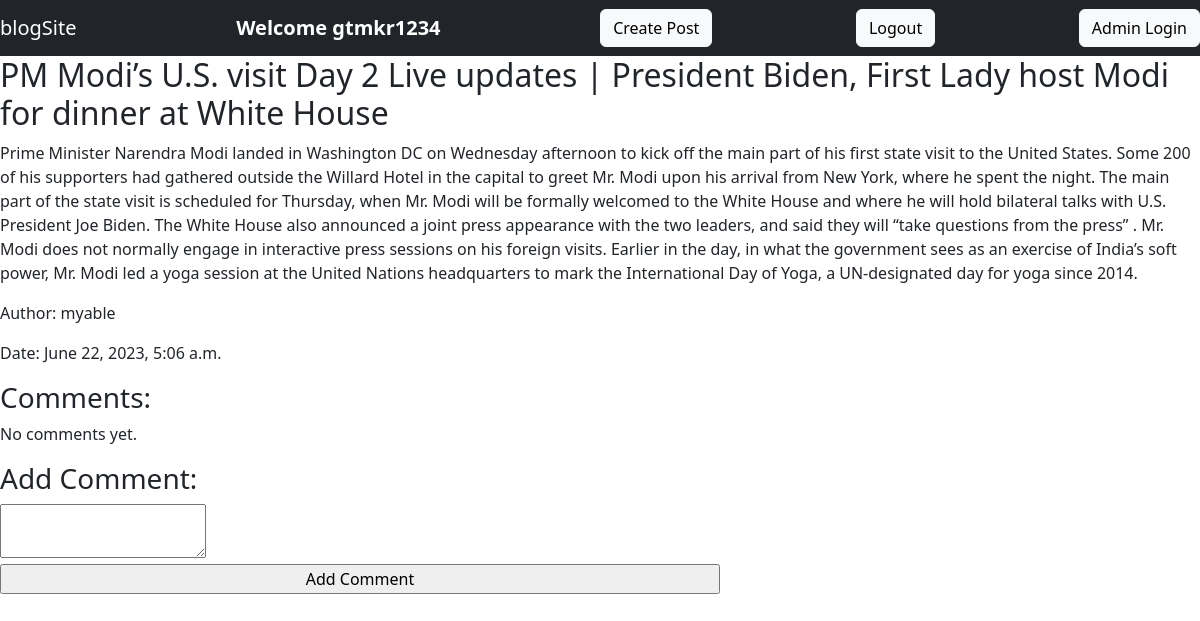
Page /blog/blog/post/15/ (signed in) on the committed database.
### blog/models.py (models this page shows, shortened)
class BlogPost(models.Model):
    title = models.CharField(max_length=200)
    content = models.TextField()
    author = models.ForeignKey(User, on_delete=models.CASCADE)
    publication_date = models.DateTimeField(auto_now_add=True)

### blog/views.py (the view)
# urls.py: path('blog/post/<int:post_id>/', views.blog_post, name='blog_post'),
def blog_post(request, post_id):
    post = get_object_or_404(BlogPost, pk=post_id)
    return render(request, 'blog/blog_post.html', {'post': post})

### blog/templates/blog/blog_post.html (shortened to what this page needs)
{% extends 'blog/base.html' %}
{% block content %}
<h2>{{ post.title }}</h2>
<p>{{ post.content }}</p>
<p>Author: {{ post.author }}</p>
<p>Date: {{ post.publication_date }}</p>
<h3>Comments:</h3>
{% for comment in post.comments.all %}
  <p>{{ comment.content }}</p>
  <p>Author: {{ comment.author }}</p>
  <p>Date: {{ comment.publication_date }}</p>
  <hr>
{% empty %}
  <p>No comments yet.</p>
{% endfor %}
<h3>Add Comment:</h3>
<form method="post" action="{% url 'create_comment' post_id=post.id %}">
  <textarea name="content" required></textarea><br>
  <input type="submit" value="Add Comment">
</form>
{% endblock %}

### blog/templates/blog/base.html (shortened to what this page needs)
<!DOCTYPE html>
<html lang="en">
    {% load static %}
<head>
    <link rel="stylesheet" href="{% static '/blog/css/styles.css' %}">
    <link href="https://cdn.jsdelivr.net/npm/bootstrap@5.3.0-alpha1/dist/css/bootstrap.min.css" rel="stylesheet">
</head>
<body>
    <nav class="navbar bg-dark row">
        <div class="container-fluid">
          <a class="navbar-brand" href="{% url 'home' %}">
            blogSite
          </a>
          {% if user.is_authenticated %}
        <b class="navbar-brand">
            Welcome {{user.username}}
        </b>
        <a href="{% url 'create_post' %}"><button class="btn btn-light " type="button">Create Post</button></a>
        <a href="{% url 'logout' %}"><button class="btn btn-light " type="button">Logout</button></a>
        {% else %}
      <a href="{% url 'login' %}"><button class="btn btn-light " type="button">Login</button></a>
      <a href="{% url 'register' %}"><button class="btn btn-light " type="button">Register</button></a>
        {% endif %}
        <a href="/admin"><button class="btn btn-light " type="button">Admin Login</button></a>
        </div>
      </nav>
    {% block content %}
    {% endblock %}
</body>
</html>

### blog/static/blog/css/styles.css (style rules this page uses)
body { background-color: palegoldenrod; }
.navbar-brand { color: white !important; font-size: 18pt; }
input { width: 60% ! important; }

### rows in the picture
BlogPost: title "PM Modi’s U.S. visit Day 2 Live updates | President Biden, First Lady host Modi for dinner at White House", content "Prime Minister Narendra Modi landed in Washington DC on Wednesday afternoon to kick off the main part of his first state visit to the United States. Some 200 of his supporters had gathered outside the Willard Hotel in the capital to greet Mr. Modi upon his arrival from New York, where he spent the night. The main part of the state visit is scheduled for Thursday, when Mr. Modi will be formally welcomed to the White House and where he will hold bilateral talks with U.S. President Joe Biden. The White House also announced a joint press appearance with the two leaders, and said they will “take questions from the press” . Mr. Modi does not normally engage in interactive press sessions on his…", author "myable", publication_date "June 22, 2023, 5:06 a.m."

### other values in the picture
{{ user.username }} "gtmkr1234"
